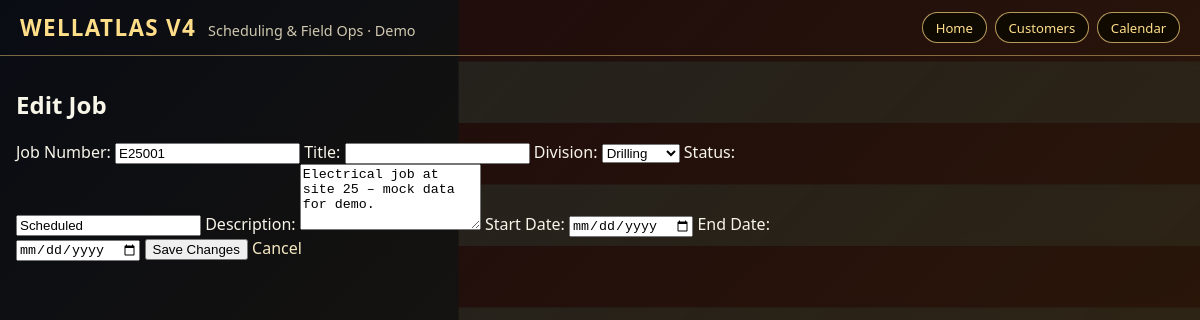
The page /edit_job/1 on the database its author committed.
### tables this page shows
CREATE TABLE jobs (
    id INTEGER PRIMARY KEY AUTOINCREMENT,
    site_id INTEGER,
    job_number TEXT,
    job_type TEXT,
    depth INTEGER,
    casing TEXT,
    pump_hp TEXT,
    flow_gpm TEXT,
    static_level TEXT,
    drawdown TEXT,
    status TEXT,
    install_date TEXT,
    description TEXT
);

### app.py (the view, shortened to what this page needs)
@app.route("/edit_job/<int:id>", methods=["GET", "POST"])
def edit_job(id):
    conn = get_db()
    cur = conn.cursor()
    cur.execute("SELECT * FROM jobs WHERE id = ?", (id,))
    job = cur.fetchone()
    return render_template("edit_job.html", job=job)

### app.py (called while the page is built)
def get_db():
    conn = sqlite3.connect(DATABASE)
    conn.row_factory = sqlite3.Row
    return conn

### templates/edit_job.html (shortened to what this page needs)
{% extends "base.html" %}
{% block content %}
<div class="content-card">
    <h2>Edit Job</h2>
    <form action="{{ url_for('edit_job', job_id=job['id']) }}" method="POST" class="wa-form">
        <label>Job Number:</label>
        <input type="text" name="job_number" value="{{ job['job_number'] }}">
        <label>Title:</label>
        <input type="text" name="title" value="{{ job['title'] }}">
        <label>Division:</label>
        <select name="division">
            <option value="Drilling" {% if job['division']=='Drilling' %}selected{% endif %}>Drilling</option>
        </select>
        <label>Status:</label>
        <input type="text" name="status" value="{{ job['status'] }}">
        <label>Description:</label>
        <textarea name="description" rows="4">{{ job['description'] }}</textarea>
        <label>Start Date:</label>
        <input type="date" name="start_date" value="{{ job['start_date'] }}">
        <label>End Date:</label>
        <input type="date" name="end_date" value="{{ job['end_date'] }}">
        <button type="submit" class="wa-button">Save Changes</button>
        <a href="{{ url_for('job_detail', job_id=job['id']) }}" class="wa-button-secondary">Cancel</a>
    </form>
</div>
{% endblock %}

### static/styles.css (style rules this page uses)
body { margin: 0; font-family: system-ui, -apple-system, BlinkMacSystemFont, "Segoe UI", sans-serif; color: #f8f5e9; background: #000; background-image: url('/static/wallpaper.jpg'); background-size: cover; background-attachment: fixed; background-position: center; }
a { color: #f4e8c2; text-decoration: none; }

### rows shown on the page
jobs: job_number "E25001", status "Scheduled", description "Electrical job at site 25 – mock data for demo."
